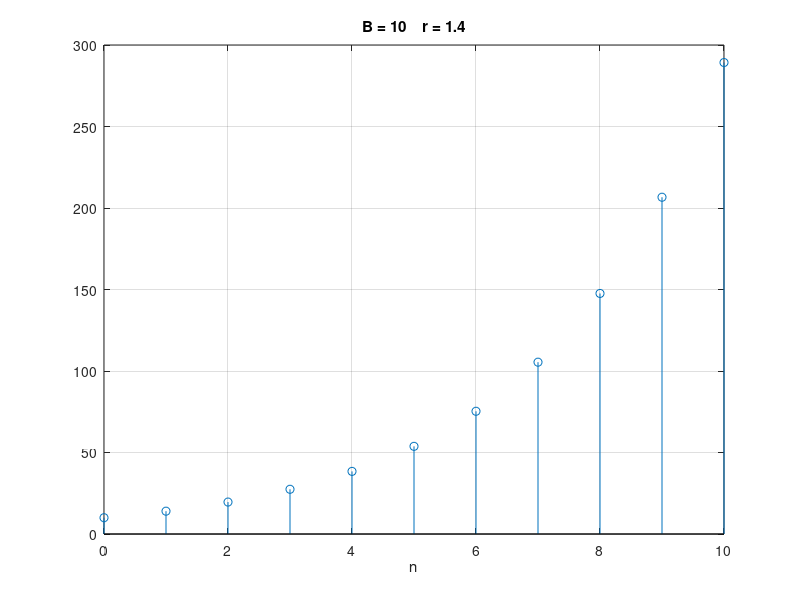

This chart was generated by the following MATLAB code:
n = 0 : 1 : 10;   x = 10 * 0.7 .^ n; % decreciente 
stem(n, x); xlabel('n'); title('B = 10    r = 0.7'); grid 
n = 0 : 1 : 10;   x = 10 * 1.4 .^ n; % creciente 
stem(n, x); xlabel('n'); title('B = 10    r = 1.4'); grid